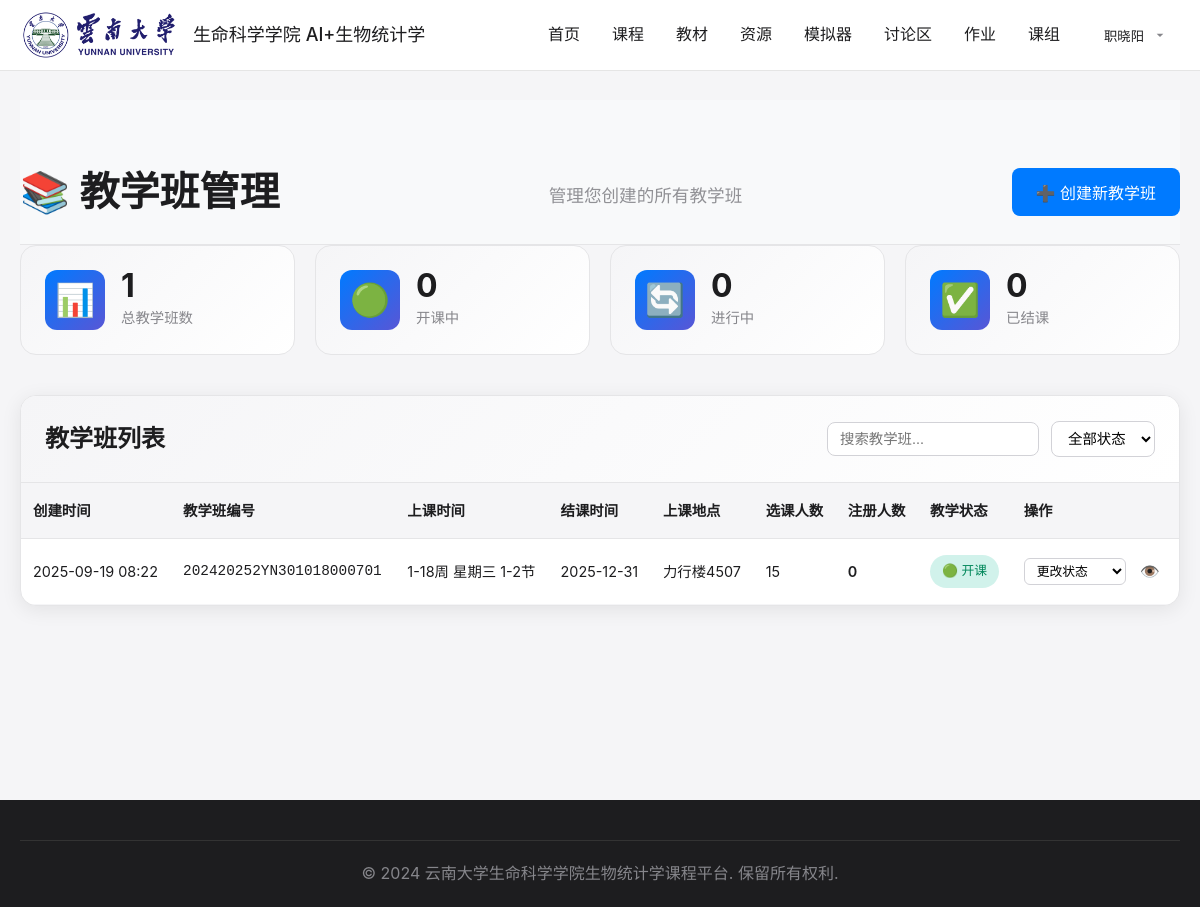
Page /class-management/ (signed in) on the committed database.
### core/models.py (models this page shows, shortened)
class User(AbstractUser):
    USER_TYPE_CHOICES = [
        ('admin', '管理员'),
        ('teacher', '教师'),
        ('student', '学生'),
    ]
    user_type = models.CharField(
        max_length=10,
        choices=USER_TYPE_CHOICES,
        default='student',
        verbose_name='用户类型'
    )
    real_name = models.CharField(
        max_length=50,
        verbose_name='真实姓名'
    )
    class Meta:
        verbose_name = '用户'
        verbose_name_plural = '用户'
    def get_unread_private_messages_count(self):
        if self.user_type != 'teacher':
            return 0
        teaching_classes = self.teachingclass_set.all()
        unread_count = 0
        for teaching_class in teaching_classes:
            unread_count += teaching_class.forumpost_set.filter(
                visibility='teacher_only',
                reply_count=0
            ).count()
        return unread_count

class TeachingClass(models.Model):
    TEACHING_STATUS_CHOICES = [
        ('open', '开课'),
        ('in_progress', '进行中'),
        ('finished', '结课'),
    ]
    name = models.CharField(
        max_length=100,
        unique=True,
        verbose_name='教学班编号',
        help_text='例如：202420241YN301018000701'
    )
    description = models.TextField(
        blank=True,
        verbose_name='教学班描述'
    )
    class_time = models.CharField(
        max_length=200,
        default='待安排',
        verbose_name='上课时间',
        help_text='例如：周二 8:00-10:00, 周四 14:00-16:00'
    )
    class_location = models.CharField(
        max_length=100,
        default='待安排',
        verbose_name='上课地点',
        help_text='例如：生科楼201教室'
    )
    start_date = models.DateField(
        null=True,
        blank=True,
        verbose_name='开课日期'
    )
    end_date = models.DateField(
        null=True,
        blank=True,
        verbose_name='结课日期'
    )
    max_students = models.PositiveIntegerField(
        default=50,
        verbose_name='选课人数',
        help_text='该教学班的最大学生容量'
    )
    teaching_status = models.CharField(
        max_length=20,
        choices=TEACHING_STATUS_CHOICES,
        default='open',
        verbose_name='教学状态'
    )
    created_by = models.ForeignKey(
        User,
        on_delete=models.CASCADE,
        limit_choices_to={'user_type': 'teacher'},
        verbose_name='创建教师'
    )
    created_at = models.DateTimeField(
        auto_now_add=True,
        verbose_name='创建时间'
    )
    updated_at = models.DateTimeField(
        auto_now=True,
        verbose_name='更新时间'
    )
    class Meta:
        verbose_name = '教学班'
        verbose_name_plural = '教学班'
        ordering = ['-created_at']
    @property
    def registered_students_count(self):
        return self.studentprofile_set.count()
    @property
    def is_full(self):
        return self.registered_students_count >= self.max_students
    def check_auto_finish(self):
        if self.teaching_status == 'in_progress' and timezone.now().date() > self.end_date:
            self.teaching_status = 'finished'
            self.save(update_fields=['teaching_status', 'updated_at'])
            return True
        return False

### core/views.py (the view)
# urls.py: path('class-management/', views.class_management, name='class_management'),
@login_required
def class_management(request):
    if request.user.user_type != 'teacher':
        messages.error(request, '只有教师可以访问教学班管理页面')
        return redirect('core:home')
    classes = TeachingClass.objects.filter(created_by=request.user).order_by('-created_at')
    for cls in classes:
        cls.check_auto_finish()
    context = {
        'title': '教学班管理',
        'classes': classes,
    }
    return render(request, 'core/class_management.html', context)

### core/templatetags/chinese_name.py (called while the page is built, shortened)
@register.filter
def chinese_full_name(user):
    if hasattr(user, 'real_name') and user.real_name:
        return user.real_name

@register.filter
def chinese_name_initial(user):
    full_name = chinese_full_name(user)
    return full_name[0].upper() if full_name else user.username[0].upper()

@register.filter
def add(value, arg):
    try:
        return int(value) + int(arg)
    except (ValueError, TypeError):
        return value

### templates/core/class_management.html (shortened to what this page needs)
{% extends 'base.html' %}
{% load static %}
{% load chinese_name %}
{% block content %}
<div class="class-management-container">
    <div class="page-header">
        <h1 class="page-title">📚 教学班管理</h1>
        <p class="page-subtitle">管理您创建的所有教学班</p>
        <button class="btn btn-primary" onclick="showCreateClassModal()">
            ➕ 创建新教学班
        </button>
    </div>
    <div class="stats-cards">
        <div class="stat-card">
            <div class="stat-icon">📊</div>
            <div class="stat-info">
                <div class="stat-number">{{ classes.count }}</div>
                <div class="stat-label">总教学班数</div>
            </div>
        </div>
        <div class="stat-card">
            <div class="stat-icon">🟢</div>
            <div class="stat-info">
                <div class="stat-number">{{ classes|length|add:"-1"|default:"0" }}</div>
                <div class="stat-label">开课中</div>
            </div>
        </div>
        <div class="stat-card">
            <div class="stat-icon">🔄</div>
            <div class="stat-info">
                <div class="stat-number">0</div>
                <div class="stat-label">进行中</div>
            </div>
        </div>
        <div class="stat-card">
            <div class="stat-icon">✅</div>
            <div class="stat-info">
                <div class="stat-number">0</div>
                <div class="stat-label">已结课</div>
            </div>
        </div>
    </div>
    <div class="classes-table-container">
        <div class="table-header">
            <h2>教学班列表</h2>
            <div class="table-actions">
                <input type="text" placeholder="搜索教学班..." class="search-input" id="classSearch">
                <select class="filter-select" id="statusFilter">
                    <option value="">全部状态</option>
                </select>
            </div>
        </div>
        {% if classes %}
        <div class="table-responsive">
            <table class="classes-table">
                <thead>
                    <tr>
                        <th>创建时间</th>
                        <th>教学班编号</th>
                        <th>上课时间</th>
                        <th>结课时间</th>
                        <th>上课地点</th>
                        <th>选课人数</th>
                        <th>注册人数</th>
                        <th>教学状态</th>
                        <th>操作</th>
                    </tr>
                </thead>
                <tbody>
                    {% for class in classes %}
                    <tr class="class-row" data-status="{{ class.teaching_status }}">
                        <td>{{ class.created_at|date:"Y-m-d H:i" }}</td>
                        <td class="class-code">{{ class.name }}</td>
                        <td>{{ class.class_time }}</td>
                        <td>{{ class.end_date|date:"Y-m-d"|default:"未设置" }}</td>
                        <td>{{ class.class_location }}</td>
                        <td class="text-center">{{ class.max_students }}</td>
                        <td class="text-center">
                            <span class="registered-count">{{ class.registered_students_count }}</span>
                        </td>
                        <td>
                            <span class="status-badge status-{{ class.teaching_status }}">
                                {% if class.teaching_status == 'open' %}🟢 开课
                                {% elif class.teaching_status == 'in_progress' %}🔄 进行中
                                {% else %}✅ 结课{% endif %}
                            </span>
                        </td>
                        <td class="actions">
                            <div class="action-buttons">
                                {% if class.teaching_status != 'finished' %}
                                <select class="status-select" onchange="updateClassStatus({{ class.id }}, this.value)">
                                    <option value="">更改状态</option>
                                </select>
                                {% endif %}
                                <button class="btn-icon" onclick="viewClassDetails({{ class.id }})" title="查看详情">
                                    👁️
                                </button>
                            </div>
                        </td>
                    </tr>
                    {% endfor %}
                </tbody>
            </table>
        </div>
        {% endif %}
    </div>
</div>
{% endblock %}

### templates/base.html (shortened to what this page needs)
<!DOCTYPE html>
<html lang="zh-CN">
<head>
    {% load static %}
    {% load chinese_name %}
    <link rel="stylesheet" href="{% static 'css/style.css' %}">
</head>
<body>
    <nav class="navbar">
        <div class="nav-container">
            <div class="nav-brand">
                <img src="{% static 'images/LOGO-2022.png' %}" alt="Logo" class="nav-logo">
                <span class="brand-text">生命科学学院 AI+生物统计学</span>
            </div>
            <div class="nav-menu">
                <a href="{% url 'core:home' %}" class="nav-link">首页</a>
                <a href="{% url 'core:courses' %}" class="nav-link">课程</a>
                <a href="{% url 'core:textbook' %}" class="nav-link">教材</a>
                <a href="{% url 'core:resources' %}" class="nav-link">资源</a>
                {% if user.is_authenticated %}
                <a href="{% url 'simulators:index' %}" class="nav-link">模拟器</a>
                <a href="{% url 'core:forum_index' %}" class="nav-link">讨论区</a>
                <a href="{% url 'core:assignment_index' %}" class="nav-link">
                    作业
                </a>
                {% endif %}
                <a href="{% url 'core:about' %}" class="nav-link">课组</a>
            </div>
            <div class="nav-auth">
                {% if user.is_authenticated %}
                    <div class="user-menu">
                        <button class="user-button" onclick="toggleUserMenu(event)">
                            <span class="user-name">{{ user|chinese_full_name }}</span>
                            <svg class="user-icon" viewBox="0 0 24 24" fill="none" xmlns="http://www.w3.org/2000/svg">
                                <path d="M7 10L12 15L17 10H7Z" fill="currentColor"/>
                            </svg>
                        </button>
                    </div>
                {% else %}
                    <div class="auth-buttons">
                        <a href="{% url 'core:login' %}" class="btn-login">登录</a>
                        <a href="{% url 'core:register' %}" class="btn-register">注册</a>
                    </div>
                {% endif %}
            </div>
        </div>
    </nav>
    <main>
        {% block content %}
        {% endblock %}
    </main>
    <footer>
        <div class="footer-container">
            <div class="footer-bottom">
                <p>&copy; 2024 云南大学生命科学学院生物统计学课程平台. 保留所有权利.</p>
            </div>
        </div>
    </footer>
</body>
</html>

### rows in the picture
User: real_name "职晓阳"
TeachingClass: created_at "2025-09-19 08:22", name "202420252YN301018000701", class_time "1-18周 星期三 1-2节", end_date "2025-12-31", class_location "力行楼4507", max_students "15", registered_students_count "0", teaching_status "🟢 开课"

### other values in the picture
{{ classes.count }} "1"
{{ classes|length|add:"-1"|default:"0" }} "0"
